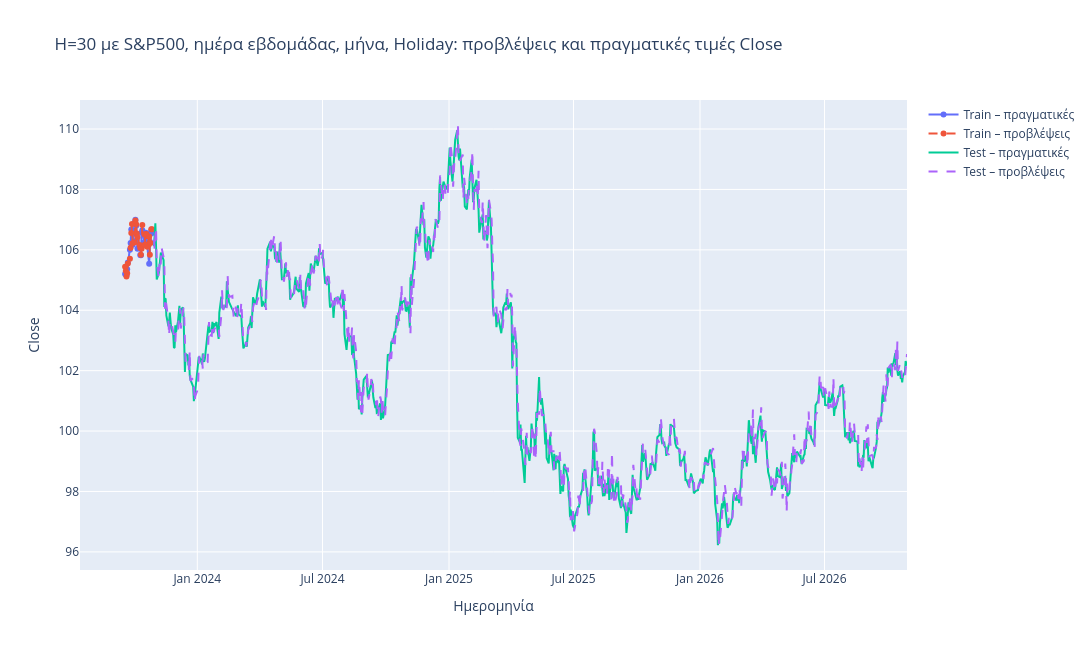

Source (notebook cell):
### Code cell
# Επανάληψη του Ερωτήματος 6 (H = 30) με τα επιπλέον χαρακτηριστικά
p_tr, p_te = run_model(30, feat[price_cols + ["SP500"]], future=future_cov)
print("H=30 Test MAE – Ερώτημα 6:", round(res_abs.loc[30, "Test MAE"], 4))
print("H=30 Test MAE – με επιπλέον χαρακτηριστικά:", round(mean_absolute_error(close[test_idx], p_te), 4))

plot_predictions(p_tr, p_te, "H=30 με S&P500, ημέρα εβδομάδας, μήνα, Holiday: προβλέψεις και πραγματικές τιμές Close")

### Figure 1 — Plotly figure (JSON) as saved in the notebook; plotly's stock layout.template omitted (floating-point values rounded to 4 significant figures; data arrays with more than 128 entries replaced by an {"elided": "..."} marker saying what was removed)
{"data": [{"mode": "lines+markers", "name": "Train – πραγματικές", "type": "scatter", "x": ["2023-09-18T00:00:00", "2023-09-19T00:00:00", "2023-09-20T00:00:00", "2023-09-21T00:00:00", "2023-09-22T00:00:00", "2023-09-25T00:00:00", "2023-09-26T00:00:00", "2023-09-27T00:00:00", "2023-09-28T00:00:00", "2023-09-29T00:00:00", "2023-10-02T00:00:00", "2023-10-03T00:00:00", "2023-10-04T00:00:00", "2023-10-05T00:00:00", "2023-10-06T00:00:00", "2023-10-09T00:00:00", "2023-10-10T00:00:00", "2023-10-11T00:00:00", "2023-10-12T00:00:00", "2023-10-13T00:00:00", "2023-10-16T00:00:00", "2023-10-17T00:00:00", "2023-10-18T00:00:00", "2023-10-19T00:00:00", "2023-10-20T00:00:00", "2023-10-23T00:00:00", "2023-10-24T00:00:00", "2023-10-25T00:00:00", "2023-10-26T00:00:00", "2023-10-27T00:00:00"], "y": [105.2, 105.2, 105.2, 105.4, 105.6, 106.0, 106.2, 106.7, 106.2, 106.2, 106.9, 107.0, 106.8, 106.3, 106.0, 106.1, 105.8, 105.8, 106.6, 106.7, 106.2, 106.2, 106.6, 106.2, 106.2, 105.5, 106.3, 106.5, 106.6, 106.6]}, {"line": {"dash": "dash"}, "mode": "lines+markers", "name": "Train – προβλέψεις", "type": "scatter", "x": ["2023-09-18T00:00:00", "2023-09-19T00:00:00", "2023-09-20T00:00:00", "2023-09-21T00:00:00", "2023-09-22T00:00:00", "2023-09-25T00:00:00", "2023-09-26T00:00:00", "2023-09-27T00:00:00", "2023-09-28T00:00:00", "2023-09-29T00:00:00", "2023-10-02T00:00:00", "2023-10-03T00:00:00", "2023-10-04T00:00:00", "2023-10-05T00:00:00", "2023-10-06T00:00:00", "2023-10-09T00:00:00", "2023-10-10T00:00:00", "2023-10-11T00:00:00", "2023-10-12T00:00:00", "2023-10-13T00:00:00", "2023-10-16T00:00:00", "2023-10-17T00:00:00", "2023-10-18T00:00:00", "2023-10-19T00:00:00", "2023-10-20T00:00:00", "2023-10-23T00:00:00", "2023-10-24T00:00:00", "2023-10-25T00:00:00", "2023-10-26T00:00:00", "2023-10-27T00:00:00"], "y": [105.4, 105.3, 105.1, 105.2, 105.6, 105.7, 106.1, 106.6, 106.9, 106.2, 106.3, 107.0, 106.8, 106.5, 106.4, 106.2, 106.1, 105.8, 106.0, 106.8, 106.5, 106.2, 106.2, 106.5, 106.1, 106.4, 105.8, 106.2, 106.7, 106.7]}, {"mode": "lines", "name": "Test – πραγματικές", "type": "scatter", "x": {"elided": "755 str values"}, "y": {"elided": "755 float values"}}, {"line": {"dash": "dash"}, "mode": "lines", "name": "Test – προβλέψεις", "type": "scatter", "x": {"elided": "755 str values"}, "y": {"elided": "755 float values"}}], "layout": {"height": 650, "title": {"text": "H=30 με S&P500, ημέρα εβδομάδας, μήνα, Holiday: προβλέψεις και πραγματικές τιμές Close"}, "width": 1400, "xaxis": {"title": {"text": "Ημερομηνία"}}, "yaxis": {"title": {"text": "Close"}}}}
